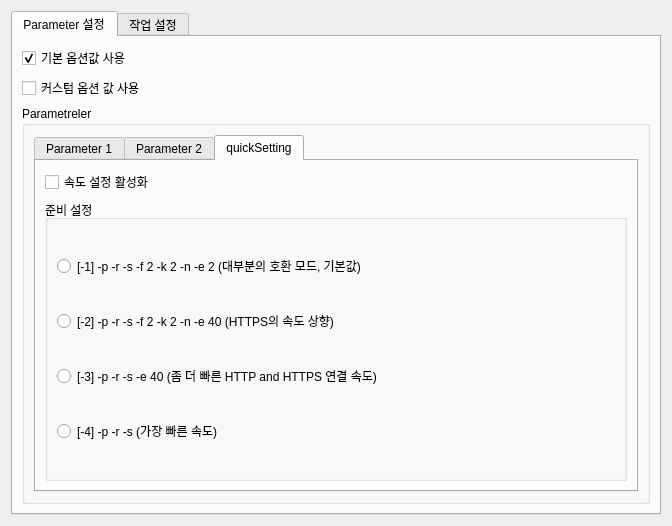
<?xml version="1.0" encoding="UTF-8"?>
<ui version="4.0">
 <class>Settings</class>
 <widget class="QWidget" name="Settings">
  <property name="geometry">
   <rect>
    <x>0</x>
    <y>0</y>
    <width>672</width>
    <height>526</height>
   </rect>
  </property>
  <property name="sizePolicy">
   <sizepolicy hsizetype="Maximum" vsizetype="Maximum">
    <horstretch>0</horstretch>
    <verstretch>0</verstretch>
   </sizepolicy>
  </property>
  <property name="minimumSize">
   <size>
    <width>672</width>
    <height>526</height>
   </size>
  </property>
  <property name="maximumSize">
   <size>
    <width>672</width>
    <height>526</height>
   </size>
  </property>
  <property name="windowTitle">
   <string>Form</string>
  </property>
  <layout class="QVBoxLayout" name="verticalLayout_2">
   <item>
    <widget class="QTabWidget" name="settingWidget">
     <property name="sizePolicy">
      <sizepolicy hsizetype="Expanding" vsizetype="Expanding">
       <horstretch>0</horstretch>
       <verstretch>0</verstretch>
      </sizepolicy>
     </property>
     <property name="currentIndex">
      <number>0</number>
     </property>
     <widget class="QWidget" name="paramTab">
      <attribute name="title">
       <string>Parameter 설정</string>
      </attribute>
      <layout class="QGridLayout" name="gridLayout_5">
       <item row="0" column="0">
        <widget class="QCheckBox" name="checkDefaultParam">
         <property name="text">
          <string>기본 옵션값 사용</string>
         </property>
         <property name="checked">
          <bool>true</bool>
         </property>
        </widget>
       </item>
       <item row="1" column="0">
        <widget class="QCheckBox" name="checkCustomParam">
         <property name="text">
          <string>커스텀 옵션 값 사용</string>
         </property>
        </widget>
       </item>
       <item row="2" column="0">
        <widget class="QGroupBox" name="paramBox">
         <property name="enabled">
          <bool>true</bool>
         </property>
         <property name="title">
          <string>Parametreler</string>
         </property>
         <layout class="QVBoxLayout" name="verticalLayout_3">
          <item>
           <widget class="QTabWidget" name="tabWidget">
            <property name="enabled">
             <bool>true</bool>
            </property>
            <property name="tabShape">
             <enum>QTabWidget::Rounded</enum>
            </property>
            <property name="currentIndex">
             <number>2</number>
            </property>
            <property name="elideMode">
             <enum>Qt::ElideRight</enum>
            </property>
            <widget class="QWidget" name="param1">
             <attribute name="title">
              <string>Parameter 1</string>
             </attribute>
             <layout class="QVBoxLayout" name="verticalLayout">
              <item>
               <widget class="QCheckBox" name="checkP">
                <property name="text">
                 <string>[-p] block passive DPI</string>
                </property>
               </widget>
              </item>
              <item>
               <widget class="QCheckBox" name="checkR">
                <property name="text">
                 <string>[-r] replace host with hoSt</string>
                </property>
               </widget>
              </item>
              <item>
               <widget class="QCheckBox" name="checkS">
                <property name="text">
                 <string>[-s] remove space between host header and its value</string>
                </property>
               </widget>
              </item>
              <item>
               <widget class="QCheckBox" name="checkM">
                <property name="text">
                 <string>[-m] mix Host header case (test.com -&gt; tEsT.cOm)</string>
                </property>
               </widget>
              </item>
              <item>
               <layout class="QHBoxLayout" name="horizontalLayout">
                <item>
                 <widget class="QCheckBox" name="checkF">
                  <property name="text">
                   <string>[-f] set HTTP fragmentation to value:</string>
                  </property>
                 </widget>
                </item>
                <item>
                 <widget class="QSpinBox" name="spinF">
                  <property name="maximum">
                   <number>1337</number>
                  </property>
                 </widget>
                </item>
                <item>
                 <spacer name="horizontalSpacer_3">
                  <property name="orientation">
                   <enum>Qt::Horizontal</enum>
                  </property>
                  <property name="sizeHint" stdset="0">
                   <size>
                    <width>40</width>
                    <height>20</height>
                   </size>
                  </property>
                 </spacer>
                </item>
               </layout>
              </item>
              <item>
               <layout class="QHBoxLayout" name="horizontalLayout_2">
                <item>
                 <widget class="QCheckBox" name="checkK">
                  <property name="text">
                   <string>[-k] enable HTTP persistent (keep-alive) fragmentation and set it to value:</string>
                  </property>
                 </widget>
                </item>
                <item>
                 <widget class="QSpinBox" name="spinK">
                  <property name="maximum">
                   <number>1337</number>
                  </property>
                 </widget>
                </item>
                <item>
                 <spacer name="horizontalSpacer_4">
                  <property name="orientation">
                   <enum>Qt::Horizontal</enum>
                  </property>
                  <property name="sizeHint" stdset="0">
                   <size>
                    <width>40</width>
                    <height>20</height>
                   </size>
                  </property>
                 </spacer>
                </item>
               </layout>
              </item>
              <item>
               <widget class="QCheckBox" name="checkN">
                <property name="text">
                 <string>[-n] do not wait for first segment ACK when -k is enabled</string>
                </property>
               </widget>
              </item>
              <item>
               <layout class="QHBoxLayout" name="horizontalLayout_3">
                <item>
                 <widget class="QCheckBox" name="checkE">
                  <property name="text">
                   <string>[-e] set HTTPS fragmentation to value:</string>
                  </property>
                 </widget>
                </item>
                <item>
                 <widget class="QSpinBox" name="spinE">
                  <property name="maximum">
                   <number>1337</number>
                  </property>
                 </widget>
                </item>
                <item>
                 <spacer name="horizontalSpacer_5">
                  <property name="orientation">
                   <enum>Qt::Horizontal</enum>
                  </property>
                  <property name="sizeHint" stdset="0">
                   <size>
                    <width>40</width>
                    <height>20</height>
                   </size>
                  </property>
                 </spacer>
                </item>
               </layout>
              </item>
              <item>
               <widget class="QCheckBox" name="checkA">
                <property name="text">
                 <string>[-a] additional space between Method and Request-URI (enables -s, may break sites)</string>
                </property>
               </widget>
              </item>
              <item>
               <widget class="QCheckBox" name="checkW">
                <property name="text">
                 <string>[-w] try to find and parse HTTP traffic on all processed ports (not only on port 80)</string>
                </property>
               </widget>
              </item>
              <item>
               <layout class="QHBoxLayout" name="horizontalLayout_4">
                <item>
                 <widget class="QCheckBox" name="checkPort">
                  <property name="text">
                   <string>[--port] additional TCP port to perform fragmentation on (and HTTP tricks with -w):</string>
                  </property>
                 </widget>
                </item>
                <item>
                 <widget class="QSpinBox" name="spinPort">
                  <property name="maximum">
                   <number>65535</number>
                  </property>
                 </widget>
                </item>
                <item>
                 <spacer name="horizontalSpacer_7">
                  <property name="orientation">
                   <enum>Qt::Horizontal</enum>
                  </property>
                  <property name="sizeHint" stdset="0">
                   <size>
                    <width>40</width>
                    <height>20</height>
                   </size>
                  </property>
                 </spacer>
                </item>
               </layout>
              </item>
              <item>
               <layout class="QHBoxLayout" name="horizontalLayout_5">
                <item>
                 <widget class="QCheckBox" name="checkIpId">
                  <property name="text">
                   <string>[--ip-id] handle additional IP ID (decimal, drop redirects and TCP RSTs with this ID):</string>
                  </property>
                 </widget>
                </item>
                <item>
                 <widget class="QLineEdit" name="lineIpId"/>
                </item>
               </layout>
              </item>
             </layout>
            </widget>
            <widget class="QWidget" name="param2">
             <attribute name="title">
              <string>Parameter 2</string>
             </attribute>
             <layout class="QGridLayout" name="gridLayout_8">
              <item row="0" column="0">
               <layout class="QHBoxLayout" name="horizontalLayout_6">
                <item>
                 <widget class="QCheckBox" name="checkDnsAddr">
                  <property name="text">
                   <string>[--dns-addr] 설정 된 IP 주소로 UDP DNS 요청을 리디렉션 합니다. (테스트 기능) :</string>
                  </property>
                 </widget>
                </item>
                <item>
                 <widget class="QLineEdit" name="lineDnsAddr">
                  <property name="text">
                   <string>208.67.220.220</string>
                  </property>
                 </widget>
                </item>
                <item>
                 <spacer name="horizontalSpacer_6">
                  <property name="orientation">
                   <enum>Qt::Horizontal</enum>
                  </property>
                  <property name="sizeHint" stdset="0">
                   <size>
                    <width>40</width>
                    <height>20</height>
                   </size>
                  </property>
                 </spacer>
                </item>
               </layout>
              </item>
              <item row="1" column="0">
               <layout class="QHBoxLayout" name="horizontalLayout_7">
                <item>
                 <widget class="QCheckBox" name="checkDnsPort">
                  <property name="text">
                   <string>[--dns-port] UDP DNS 요청을 설정 된 포트로 리디렉션 합니다. (기본 값 : 53)</string>
                  </property>
                 </widget>
                </item>
                <item>
                 <widget class="QSpinBox" name="spinDnsPort">
                  <property name="minimumSize">
                   <size>
                    <width>75</width>
                    <height>0</height>
                   </size>
                  </property>
                  <property name="maximum">
                   <number>65535</number>
                  </property>
                  <property name="value">
                   <number>1253</number>
                  </property>
                 </widget>
                </item>
                <item>
                 <spacer name="horizontalSpacer">
                  <property name="orientation">
                   <enum>Qt::Horizontal</enum>
                  </property>
                  <property name="sizeHint" stdset="0">
                   <size>
                    <width>40</width>
                    <height>20</height>
                   </size>
                  </property>
                 </spacer>
                </item>
               </layout>
              </item>
              <item row="2" column="0">
               <layout class="QHBoxLayout" name="horizontalLayout_8">
                <item>
                 <widget class="QCheckBox" name="checkDnsv6Addr">
                  <property name="text">
                   <string>[--dnsv6-addr] UDPv6 DNS 요청을 설정 된 IPv6 주소로 리디렉션 합니다. (테스트 기능):</string>
                  </property>
                 </widget>
                </item>
                <item>
                 <widget class="QLineEdit" name="lineDnsv6Addr">
                  <property name="text">
                   <string>2a02:6b8::feed:0ff</string>
                  </property>
                 </widget>
                </item>
               </layout>
              </item>
              <item row="3" column="0">
               <layout class="QHBoxLayout" name="horizontalLayout_9">
                <item>
                 <widget class="QCheckBox" name="checkDnsv6Port">
                  <property name="text">
                   <string>[--dnsv6-port] UDPv6 DNS 요청을 설정 된 포트로 리디렉션 합니다. (기본 값 : 53)</string>
                  </property>
                 </widget>
                </item>
                <item>
                 <widget class="QSpinBox" name="spinDnsv6Port">
                  <property name="minimumSize">
                   <size>
                    <width>75</width>
                    <height>0</height>
                   </size>
                  </property>
                  <property name="maximum">
                   <number>65535</number>
                  </property>
                  <property name="value">
                   <number>1253</number>
                  </property>
                 </widget>
                </item>
                <item>
                 <spacer name="horizontalSpacer_2">
                  <property name="orientation">
                   <enum>Qt::Horizontal</enum>
                  </property>
                  <property name="sizeHint" stdset="0">
                   <size>
                    <width>40</width>
                    <height>20</height>
                   </size>
                  </property>
                 </spacer>
                </item>
               </layout>
              </item>
              <item row="4" column="0">
               <widget class="QCheckBox" name="checkBlacklist">
                <property name="text">
                 <string>[--blacklist] Blacklist 텍스트 파일에 작성되어 있는 호스트 이름과 하위 도메인에서 해당 기능을 수행 합니다. 이 옵션은 다중 설정 가능 합니다.</string>
                </property>
               </widget>
              </item>
             </layout>
            </widget>
            <widget class="QWidget" name="quickSetting">
             <attribute name="title">
              <string>quickSetting</string>
             </attribute>
             <layout class="QGridLayout" name="gridLayout_6">
              <item row="1" column="0">
               <widget class="QGroupBox" name="groupQuickSettings">
                <property name="title">
                 <string>준비 설정</string>
                </property>
                <layout class="QGridLayout" name="gridLayout_7">
                 <item row="0" column="0">
                  <widget class="QRadioButton" name="radioQuick1">
                   <property name="text">
                    <string>[-1] -p -r -s -f 2 -k 2 -n -e 2 (대부분의 호환 모드, 기본값)</string>
                   </property>
                  </widget>
                 </item>
                 <item row="2" column="0">
                  <widget class="QRadioButton" name="radioQuick3">
                   <property name="text">
                    <string>[-3] -p -r -s -e 40 (좀 더 빠른 HTTP and HTTPS 연결 속도)</string>
                   </property>
                  </widget>
                 </item>
                 <item row="1" column="0">
                  <widget class="QRadioButton" name="radioQuick2">
                   <property name="text">
                    <string>[-2] -p -r -s -f 2 -k 2 -n -e 40 (HTTPS의 속도 상향)</string>
                   </property>
                  </widget>
                 </item>
                 <item row="3" column="0">
                  <widget class="QRadioButton" name="radioQuick4">
                   <property name="text">
                    <string>[-4] -p -r -s (가장 빠른 속도)</string>
                   </property>
                  </widget>
                 </item>
                </layout>
               </widget>
              </item>
              <item row="0" column="0">
               <widget class="QCheckBox" name="checkQuickSettings">
                <property name="text">
                 <string>속도 설정 활성화</string>
                </property>
               </widget>
              </item>
             </layout>
            </widget>
           </widget>
          </item>
         </layout>
        </widget>
       </item>
      </layout>
     </widget>
     <widget class="QWidget" name="runTab">
      <attribute name="title">
       <string>작업 설정</string>
      </attribute>
      <layout class="QGridLayout" name="gridLayout_2">
       <item row="0" column="0">
        <widget class="QCheckBox" name="trayBox">
         <property name="text">
          <string>시스템 트레이 최소화</string>
         </property>
         <property name="checked">
          <bool>true</bool>
         </property>
        </widget>
       </item>
       <item row="2" column="0">
        <widget class="QCheckBox" name="scheduleBox">
         <property name="text">
          <string>작업 시간 설정 (실행 시간 선택).</string>
         </property>
        </widget>
       </item>
       <item row="1" column="0">
        <widget class="QCheckBox" name="startupBox">
         <property name="text">
          <string>부팅시 자동 실행</string>
         </property>
        </widget>
       </item>
       <item row="0" column="1">
        <widget class="QCheckBox" name="notificationBox">
         <property name="text">
          <string>알림 끄기</string>
         </property>
        </widget>
       </item>
       <item row="3" column="0" colspan="2">
        <widget class="QGroupBox" name="scheduleSettings">
         <property name="enabled">
          <bool>false</bool>
         </property>
         <property name="title">
          <string>실행 시간</string>
         </property>
         <widget class="QDateTimeEdit" name="startTime">
          <property name="geometry">
           <rect>
            <x>20</x>
            <y>50</y>
            <width>51</width>
            <height>22</height>
           </rect>
          </property>
          <property name="displayFormat">
           <string>HH:mm</string>
          </property>
         </widget>
         <widget class="QDateTimeEdit" name="endTime">
          <property name="geometry">
           <rect>
            <x>120</x>
            <y>50</y>
            <width>51</width>
            <height>22</height>
           </rect>
          </property>
          <property name="displayFormat">
           <string>HH:mm</string>
          </property>
          <property name="calendarPopup">
           <bool>false</bool>
          </property>
          <property name="timeSpec">
           <enum>Qt::LocalTime</enum>
          </property>
         </widget>
         <widget class="QLabel" name="label">
          <property name="geometry">
           <rect>
            <x>20</x>
            <y>40</y>
            <width>41</width>
            <height>9</height>
           </rect>
          </property>
          <property name="text">
           <string>시작 시간</string>
          </property>
         </widget>
         <widget class="QLabel" name="label_2">
          <property name="geometry">
           <rect>
            <x>120</x>
            <y>40</y>
            <width>41</width>
            <height>9</height>
           </rect>
          </property>
          <property name="text">
           <string>종료 시간</string>
          </property>
         </widget>
        </widget>
       </item>
      </layout>
     </widget>
    </widget>
   </item>
  </layout>
 </widget>
 <resources/>
 <connections/>
</ui>
